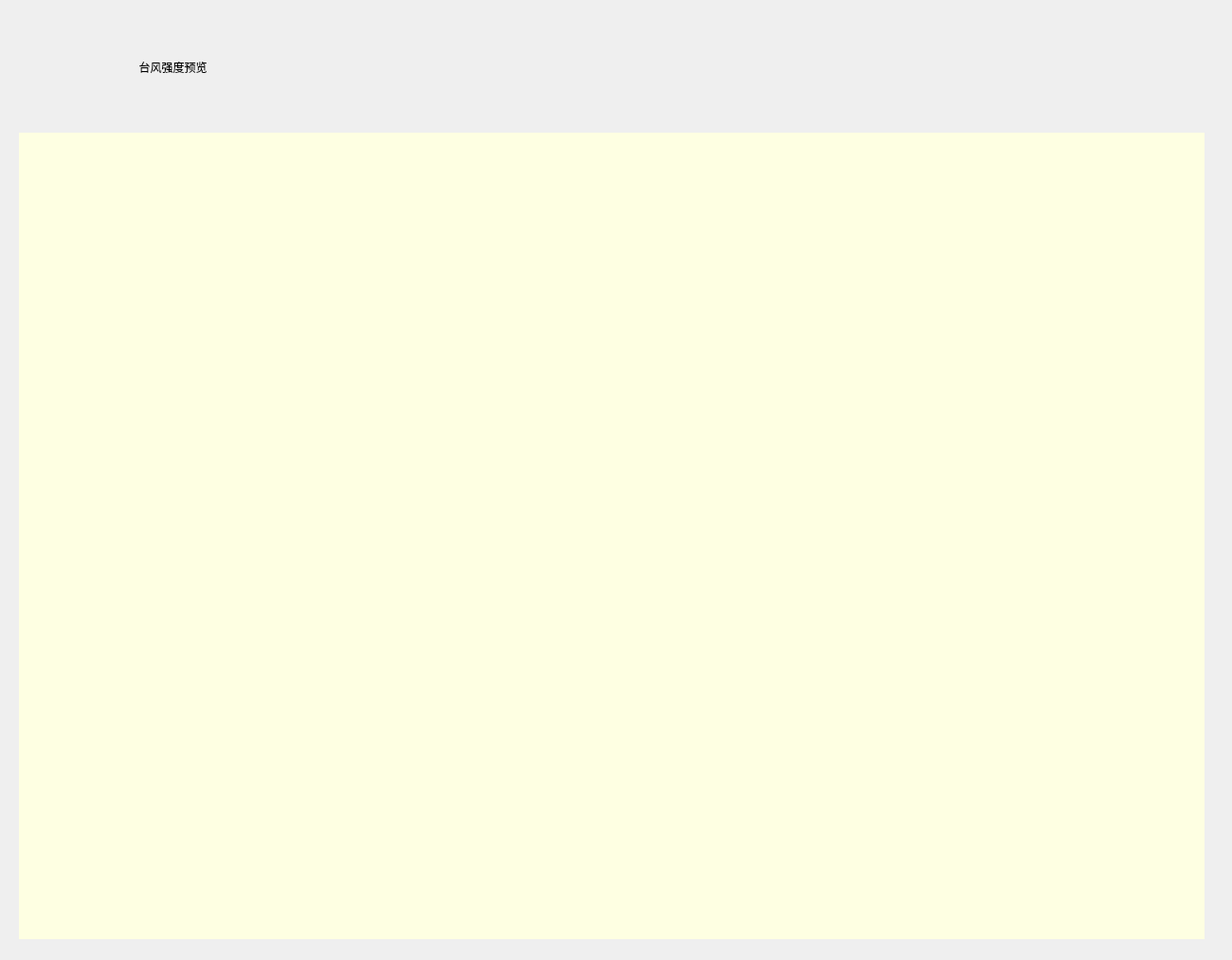
<?xml version="1.0" encoding="UTF-8"?>
<ui version="4.0">
 <class>Dialog</class>
 <widget class="QDialog" name="Dialog">
  <property name="geometry">
   <rect>
    <x>0</x>
    <y>0</y>
    <width>1300</width>
    <height>1013</height>
   </rect>
  </property>
  <property name="windowTitle">
   <string>Dialog</string>
  </property>
  <widget class="QLabel" name="label">
   <property name="geometry">
    <rect>
     <x>20</x>
     <y>140</y>
     <width>1251</width>
     <height>851</height>
    </rect>
   </property>
   <property name="styleSheet">
    <string notr="true">#label
{
	background-color:rgb(254, 255, 226)
}</string>
   </property>
   <property name="text">
    <string/>
   </property>
  </widget>
  <widget class="QLabel" name="label_2">
   <property name="geometry">
    <rect>
     <x>110</x>
     <y>30</y>
     <width>831</width>
     <height>81</height>
    </rect>
   </property>
   <property name="styleSheet">
    <string notr="true">#label_2{
font: 36pt &quot;Ravie&quot;;
}</string>
   </property>
   <property name="text">
    <string>           台风强度预览</string>
   </property>
  </widget>
 </widget>
 <resources/>
 <connections/>
</ui>
